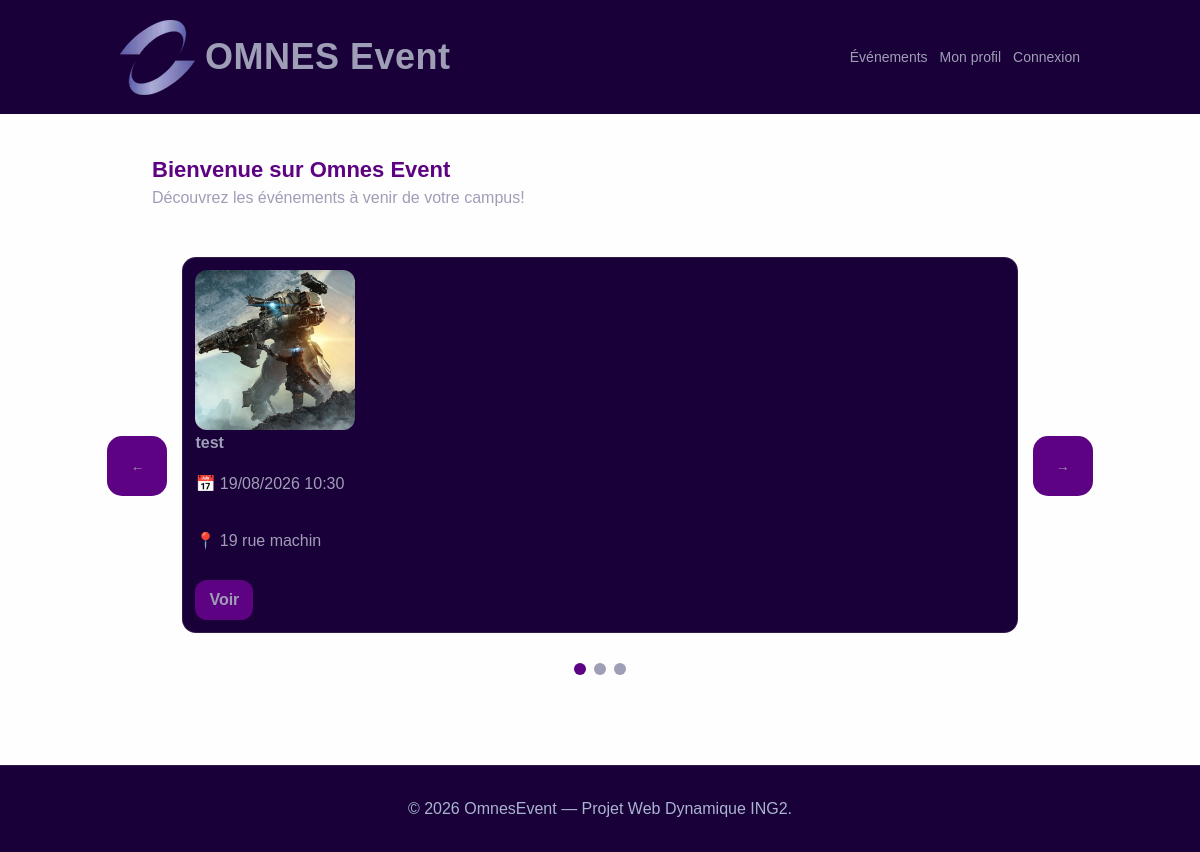
The page /pages/index.php on the database its author committed.
### tables this page shows
CREATE TABLE IF NOT EXISTS `events` (
  `id` bigint UNSIGNED NOT NULL AUTO_INCREMENT,
  `organizer_id` bigint UNSIGNED NOT NULL,
  `association_id` bigint UNSIGNED DEFAULT NULL,
  `category_id` bigint UNSIGNED NOT NULL,
  `titre` varchar(200) NOT NULL,
  `description` text NOT NULL,
  `date_event` datetime NOT NULL,
  `lieu` varchar(200) NOT NULL,
  `jauge_max` int UNSIGNED NOT NULL,
  `affiche_path` varchar(255) DEFAULT NULL,
  `created_at` timestamp NOT NULL DEFAULT CURRENT_TIMESTAMP,
  `updated_at` timestamp NULL DEFAULT NULL,
  PRIMARY KEY (`id`),
  KEY `idx_events_date` (`date_event`),
  KEY `idx_events_assoc` (`association_id`),
  KEY `idx_events_category` (`category_id`),
  KEY `fk_events_organizer` (`organizer_id`)
);

### includes/db.php (called while the page is built, shortened)
<?php
$DB_HOST = getenv('DB_HOST') ?: 'localhost';
$DB_NAME = getenv('DB_NAME') ?: 'omnes_event';
$DB_USER = getenv('DB_USER') ?: 'root';
$DB_PASS = getenv('DB_PASS') ?: '';
$DB_CHARSET = 'utf8mb4';
$dsn = "mysql:host={$DB_HOST};dbname={$DB_NAME};charset={$DB_CHARSET}";
try {
  $pdo = new PDO($dsn, $DB_USER, $DB_PASS, [
    PDO::ATTR_ERRMODE => PDO::ERRMODE_EXCEPTION,
    PDO::ATTR_DEFAULT_FETCH_MODE => PDO::FETCH_ASSOC,
    PDO::ATTR_EMULATE_PREPARES => false,
  ]);
} catch (Throwable $e) {
  http_response_code(500);
  echo 'Erreur de connexion DB.';
  exit;
}
function db_query(string $sql, array $params = []): array {
  global $pdo;
  $stmt = $pdo->prepare($sql);
  $stmt->execute($params);
  return $stmt->fetchAll();
}
function e(string $s): string {
  return htmlspecialchars($s, ENT_QUOTES | ENT_SUBSTITUTE, 'UTF-8');
}

### pages/index.php (the view, shortened to what this page needs)
<?php declare(strict_types=1);
$events = db_query(
  "SELECT e.id, e.titre, e.description, e.date_event, e.lieu, e.jauge_max,
          (SELECT COUNT(*) FROM reservations r WHERE r.event_id = e.id) AS nb_reservations,
          e.affiche_path
   FROM events e
   WHERE e.date_event >= NOW()
   ORDER BY e.date_event ASC
   LIMIT 5"
);
require_once __DIR__ . '/../includes/header.php';
?>
<section class="hero">
  <div class="container">
    <h1>Bienvenue sur Omnes Event</h1>
    <p>Découvrez les événements à venir de votre campus! </p>
  </div>
</section>
<div class="carrousel">
  <div class="carrousel-events">
    <?php foreach ($events as $ev): ?>
      <article class="event-card event-slide">
        <?php if (!empty($ev['affiche_path'])): ?>
          <img class="event-affiche" src="<?= e('/uploads/' . $ev['affiche_path']) ?>"
            alt="Affiche de <?= e($ev['titre']) ?>" />
        <?php else: ?>
          <img class="event-affiche" src="<?= e('/assets/images/logo_omneseducation.webp') ?>" alt="Affiche par défaut" />
        <?php endif; ?>
        <div class="event-meta">
          <h2 class="event-title">
            <?= e($ev['titre']) ?>
          </h2>
          <p>📅
            <?= e((new DateTime($ev['date_event']))->format('d/m/Y H:i')) ?>
          </p>
          <p>📍
            <?= e($ev['lieu']) ?>
          </p>
          <a class="btn btn-secondary" href="/pages/event_detail.php?id=<?= (int) $ev['id'] ?>">Voir</a>
        </div>
      </article>
    <?php endforeach; ?>
  </div>
  <div class="carrousel-controls">
    <button id="prev" type="button">←</button>
    <button id="suiv" type="button">→</button>
  </div>
  <div class="carrousel-points">
    <?php foreach ($events as $i => $ev): ?>
      <button class="point" type="button"></button>
    <?php endforeach; ?>
  </div>
</div>
<?php require_once __DIR__ . '/../includes/footer.php'; ?>

### assets/css/style.css (style rules this page uses)
:root { --text: #9f9eb7; --header: #190038; --logo: #7772b4; --souslogo: #6d67ae; --bg: #fefefe; --highlight: #5d0282; --card: rgb(23, 8, 51); --muted: #a9b4d0; --primary: #9966CC; --primary2: #38bdf8; --border: rgba(255, 255, 255, .10); --radius: 14px; }
* { box-sizing: border-box; }
body { margin: 0; font-family: "Arial Black", Arial, sans-serif; background: var(--bg); color: var(--highlight); }
.container { width: 100%; padding: 0 16px; margin: 0 auto; max-width: 960px; }
.hero { padding: 18px 0 10px; position: relative; margin-bottom: 40px; }
.hero h1 { margin: 0 0 6px; font-size: 22px; }
.hero p { margin: 0; color: var(--text); }
.btn { display: inline-flex; align-items: center; justify-content: center; gap: 8px; border-radius: 12px; padding: 11px 14px; border: 0px solid var(--text); background: var(--highlight); color: var(--text); text-decoration: none; font-weight: 700; }
.btn-secondary { background: var(--highlight); border-color: var(--highlight); }
.event-card { color: var(--text); background: var(--header); border: 1px solid var(--border); border-radius: var(--radius); overflow: hidden; display: grid; grid-template-columns: 120px 1fr; gap: 12px; padding: 12px; }
.event-affiche { width: 120px; height: 120px; object-fit: cover; border-radius: 12px; background: rgba(255, 255, 255, .04); }
.event-meta { display: flex; flex-direction: column; gap: 6px; }
.event-title { font-size: 16px; margin: 0; }
.event-meta .btn { margin-top: 8px; width: fit-content; }
@media (min-width: 760px) { .event-card { grid-template-columns: 160px 1fr; } }
@media (min-width: 760px) { .event-affiche { width: 160px; height: 160px; } }
.carrousel-events { position: relative; max-width: 900px; margin: 30px auto; }
.event-slide { display: none; }
.event-slide.active { display: block; }
.carrousel-controls button { padding: 10px 16px; cursor: pointer; color: var(--text); background: var(--highlight); border-radius: var(--radius); }
.carrousel { position: relative; width: 90%; max-width: 1200px; margin: 30px auto; }
#prev, #suiv { position: absolute; top: 50%; transform: translateY(-50%); width: 60px; height: 60px; border: none; border-radius: 25%; background: var(--highlight); color: var(--text); cursor: pointer; z-index: 5; }
#prev { left: -75px; }
#suiv { right: -75px; }
.carrousel-points { display: flex; justify-content: center; gap: 8px; margin-top: 15px; }
.point { width: 12px; height: 12px; border-radius: 50%; border: 0; background: var(--text); cursor: pointer; }
.point.active { background: var(--highlight); }

### rows shown on the page
events: affiche_path+titre (picture), titre "test", date_event "19/08/2026 10:30", lieu "19 rue machin"
